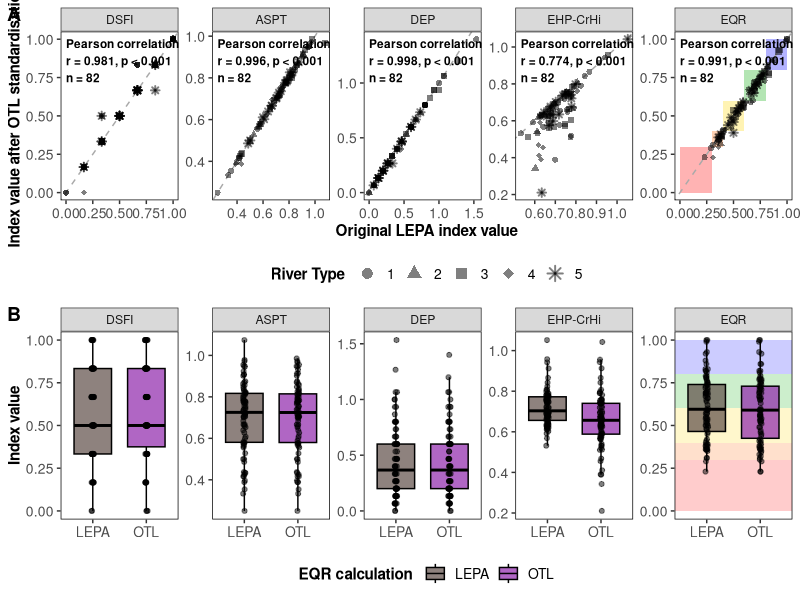

The R script that drew this image:
# ============================================================
# LEPA vs LT-OTL — per-metric comparison (v2)
# ============================================================
# Changes from v1:
#   - Plot styling harmonised with script 7 (Figure 2 / Figure 4):
#     wfd_theme(), wfd_colors, method_colors, river_shapes loaded as
#     shared constants; titles/subtitles hidden via the theme.
#   - Per-metric scatter: WFD class bands drawn only on the EQR
#     facet (the others use per-metric EQR values that aren't
#     interpreted as WFD classes).
#   - Boxplot: WFD horizontal class bands added under the EQR facet
#     for the same reason; method fills via method_colors.
#   - The fifth facet is renamed "LRMI" -> "EQR" so the panel labels
#     are internally consistent.
# ============================================================
# LEPA publishes the four per-metric EQRs (DSFI, ASPT, #DEP,
# %EHP-%CrHi) alongside the final EQR for the 82 curated sites.
# This script lines LEPA's per-metric values up against ours
# (from script 6 output) so we can see WHICH metric (if any) is
# responsible for the residual differences in the final EQR.
#
# For each metric we report:
#   - mean and median per-site residual (LEPA - LT-OTL)
#   - mean |residual|, Pearson r, n
# Plus a per-site long table and a 5-panel scatter plot.
#
# Inputs:
#   - Inputs/LEPA metrics.xlsx               (LEPA published values)
#   - Outputs/6_LRMI_with_comparison.xlsx    (our LT-OTL run)
#
# Outputs:
#   - Outputs/10_lepa_per_metric_comparison.xlsx
#   - Plots/12_lepa_per_metric_panel.tiff  (combined A/B scatter + boxplot)
# ============================================================

library(readxl)
library(dplyr)
library(tidyr)
library(writexl)
library(ggplot2)
library(cowplot)   # plot_grid() for the A/B panel

# ---- Shared aesthetic constants (script 7 conventions) -----------
wfd_colors <- c("High"     = "#0000FF",
                "Good"     = "#00AA00",
                "Moderate" = "#FFD700",
                "Poor"     = "#FF6600",
                "Bad"      = "#FF0000")

river_shapes <- c("1" = 16, "2" = 17, "3" = 15, "4" = 18, "5" = 8)

method_colors <- c("LEPA" = "#5D4C46",
                   "OTL"  = "#8E24AA")

# WFD class boundary breaks — used as axis tick marks (scripts 6 / 7)
wfd_breaks <- c(0, 0.30, 0.40, 0.60, 0.80, 1.0)

# Shared theme — verbatim copy of script 7 wfd_theme() so styling
# (font sizes, panel border, legend) is identical across scripts 6,
# 7 and 10.
wfd_theme <- function() {
  theme_bw() +
  theme(
    plot.title    = element_blank(),
    plot.subtitle = element_blank(),
    axis.title    = element_text(size = 11, face = "bold"),
    axis.text     = element_text(size = 10),
    legend.title  = element_text(size = 11, face = "bold"),
    legend.text   = element_text(size = 10),
    panel.grid.minor = element_blank(),
    panel.grid.major = element_blank(),
    panel.border  = element_rect(color = "black", fill = NA, linewidth = 0.5),
    legend.position   = "bottom",
    legend.background = element_rect(fill = "white", color = NA),
    legend.key        = element_rect(fill = "white", color = NA),
    legend.margin     = margin(5, 5, 5, 5),
    axis.text.y.right  = element_text(color = c(wfd_colors["Bad"],
                                                wfd_colors["Poor"],
                                                wfd_colors["Moderate"],
                                                wfd_colors["Good"],
                                                wfd_colors["High"]),
                                      face = "bold", size = 10),
    axis.title.y.right = element_text(angle = 90)
  )
}

# ---- Read LEPA metrics --------------------------------------------
lepa <- read_excel("Inputs/LEPA metrics.xlsx") |>
  rename(
    site_id      = `site_id`,
    year         = `year`,
    lepa_DSFI    = `lepa_dsfi`,
    lepa_ASPT    = `lepa_aspt`,
    lepa_DEP     = `lepa_dep`,
    lepa_EHPCrHi = `lepa_ehp-CrHi`,
    lepa_LRMI    = `lepa_eqr`,
    lepa_class   = `lepa_eqc`
  ) |>
  mutate(
    site_code  = paste(site_id, year, sep = "_"),
    lepa_class = tools::toTitleCase(tolower(trimws(lepa_class)))
  ) |>
  select(site_code, site_id, year,
         lepa_DSFI, lepa_ASPT, lepa_DEP, lepa_EHPCrHi,
         lepa_LRMI, lepa_class)

cat(sprintf("LEPA rows: %d\n", nrow(lepa)))

# ---- Read our LT-OTL run ------------------------------------------
ours <- read_excel("Outputs/6_LRMI_with_comparison.xlsx") |>
  select(site_code,
         river_type,
         our_DSFI    = DSFI_EQR,
         our_ASPT    = ASPT_EQR,
         our_DEP     = DEP_EQR,
         our_EHPCrHi = EHP_minus_CrHi_EQR,
         our_LRMI    = LRMI,
         our_class   = LRMI_class) |>
  mutate(river_type = as.factor(river_type))

# ---- Join (inner) --------------------------------------------------
cmp <- inner_join(lepa, ours, by = "site_code")
missing <- setdiff(lepa$site_code, ours$site_code)
if (length(missing) > 0) {
  cat(sprintf("WARNING: %d LEPA site_code(s) without matching LT-OTL row:\n  %s\n",
              length(missing), paste(missing, collapse = ", ")))
}
cat(sprintf("Matched: %d / %d LEPA sites\n", nrow(cmp), nrow(lepa)))

# ---- Per-metric residuals -----------------------------------------
cmp <- cmp |>
  mutate(
    res_DSFI    = lepa_DSFI    - our_DSFI,
    res_ASPT    = lepa_ASPT    - our_ASPT,
    res_DEP     = lepa_DEP     - our_DEP,
    res_EHPCrHi = lepa_EHPCrHi - our_EHPCrHi,
    res_LRMI    = lepa_LRMI    - our_LRMI,
    class_match = !is.na(lepa_class) & !is.na(our_class) &
                  as.character(lepa_class) == as.character(our_class)
  )

# ---- Per-metric summary table -------------------------------------
metric_stats <- tibble(
  metric = c("DSFI", "ASPT", "DEP", "EHP-CrHi", "LRMI"),
  lepa_col = c("lepa_DSFI", "lepa_ASPT", "lepa_DEP", "lepa_EHPCrHi", "lepa_LRMI"),
  our_col  = c("our_DSFI",  "our_ASPT",  "our_DEP",  "our_EHPCrHi",  "our_LRMI"),
  res_col  = c("res_DSFI",  "res_ASPT",  "res_DEP",  "res_EHPCrHi",  "res_LRMI")
)

stats <- metric_stats |>
  rowwise() |>
  mutate(
    n             = sum(!is.na(cmp[[lepa_col]]) & !is.na(cmp[[our_col]])),
    mean_residual = mean(cmp[[res_col]], na.rm = TRUE),
    median_residual = median(cmp[[res_col]], na.rm = TRUE),
    mean_abs_res  = mean(abs(cmp[[res_col]]), na.rm = TRUE),
    # Use cor.test so we have both r and p (matches scripts 6 / 7
    # annotation style: "Pearson correlation: R² = ..., p ... / n = ...").
    pearson_r     = suppressWarnings(
                      cor.test(cmp[[lepa_col]], cmp[[our_col]],
                               method = "pearson")$estimate),
    pearson_p     = suppressWarnings(
                      cor.test(cmp[[lepa_col]], cmp[[our_col]],
                               method = "pearson")$p.value),
    pct_exact     = mean(abs(cmp[[res_col]]) < 0.005, na.rm = TRUE) * 100
  ) |>
  ungroup() |>
  select(metric, n, mean_residual, median_residual, mean_abs_res,
         pearson_r, pearson_p, pct_exact)

cat("\n--- Per-metric summary (LEPA - LT-OTL) ---\n")
print(as.data.frame(stats), digits = 3, row.names = FALSE)

cat(sprintf("\nClass agreement: %d / %d (%.1f%%)\n",
            sum(cmp$class_match, na.rm = TRUE),
            sum(!is.na(cmp$class_match)),
            100 * mean(cmp$class_match, na.rm = TRUE)))

# ---- Scatter plots (5 panels) -------------------------------------
plot_dat <- cmp |>
  pivot_longer(
    cols = c(lepa_DSFI, lepa_ASPT, lepa_DEP, lepa_EHPCrHi, lepa_LRMI),
    names_to = "metric", values_to = "lepa_val"
  ) |>
  mutate(
    metric = recode(metric,
                    lepa_DSFI = "DSFI", lepa_ASPT = "ASPT",
                    lepa_DEP = "DEP", lepa_EHPCrHi = "EHP-CrHi",
                    lepa_LRMI = "EQR"),                # v2: LRMI -> EQR
    our_val = case_when(
      metric == "DSFI"     ~ our_DSFI,
      metric == "ASPT"     ~ our_ASPT,
      metric == "DEP"      ~ our_DEP,
      metric == "EHP-CrHi" ~ our_EHPCrHi,
      metric == "EQR"      ~ our_LRMI
    )
  )

plot_dat$metric <- factor(plot_dat$metric,
                          levels = c("DSFI", "ASPT", "DEP",
                                     "EHP-CrHi", "EQR"))

# Re-label the corresponding row in `stats` so its metric column
# matches the new factor levels in plot_dat (LRMI -> EQR).
stats$metric[stats$metric == "LRMI"] <- "EQR"

# Per-facet correlation labels. Uses r directly (not R²) so the plot
# matches the per-metric `pearson_r` printed in the console summary
# above — keeps the table and the figure on the same scale.
facet_r <- stats |>
  transmute(
    metric = factor(metric, levels = levels(plot_dat$metric)),
    label  = paste0(
      "Pearson correlation:\n",
      "r = ", format(round(pearson_r, 3), nsmall = 3),
      ", p ", ifelse(pearson_p < 0.001, "< 0.001",
                     paste0("= ", format(round(pearson_p, 3), nsmall = 3))),
      "\nn = ", n
    )
  )

# Per-facet anchor for the label: top-left corner of the data range
# for each metric. Used with hjust = 0 / vjust = 1 so every line of
# the annotation left-aligns at the same x (avoids the staircase that
# hjust = -0.1 produces when line widths differ, e.g. the short
# "n = NN" line drifting right of the longer lines above it).
anchor_dat <- plot_dat |>
  group_by(metric) |>
  summarise(
    x_anchor = min(lepa_val, na.rm = TRUE),
    y_anchor = max(our_val,  na.rm = TRUE),
    .groups = "drop"
  ) |>
  # The EQR facet draws WFD class bands that extend the panel down to
  # x = 0 and up to y = 1, so its visual top-left corner is (0, 1) —
  # not (min(data), max(data)). Override so the label sits flush with
  # the panel edge instead of drifting right of it.
  mutate(
    x_anchor = if_else(metric == "EQR", 0,                       x_anchor),
    y_anchor = if_else(metric == "EQR", pmax(1.0, y_anchor),     y_anchor)
  )

facet_r <- facet_r |>
  left_join(anchor_dat, by = "metric")

# Bands data: only the EQR facet gets WFD class rectangles. Bands cap
# at 1.0 to match scripts 6 / 7.
band_dat <- tibble::tibble(
  metric = factor("EQR", levels = levels(plot_dat$metric)),
  xmin   = c(0,    0.3,  0.4,  0.6,  0.8),
  xmax   = c(0.3,  0.4,  0.6,  0.8,  1.0),
  ymin   = c(0,    0.3,  0.4,  0.6,  0.8),
  ymax   = c(0.3,  0.4,  0.6,  0.8,  1.0),
  fill   = c(wfd_colors["Bad"], wfd_colors["Poor"],
             wfd_colors["Moderate"], wfd_colors["Good"],
             wfd_colors["High"])
)

p <- ggplot(plot_dat, aes(x = lepa_val, y = our_val)) +
  # WFD class bands only on the EQR facet
  geom_rect(data = band_dat,
            aes(xmin = xmin, xmax = xmax, ymin = ymin, ymax = ymax,
                fill = fill),
            alpha = 0.3, inherit.aes = FALSE) +
  scale_fill_identity(guide = "none") +
  geom_abline(slope = 1, intercept = 0,
              linetype = "dashed", color = "darkgray") +
  geom_point(aes(shape = river_type),
             size = 1.4, stroke = 1, alpha = 0.5, color = "black") +
  scale_shape_manual(values = river_shapes, name = "River Type") +
  guides(shape = guide_legend(override.aes = list(size = 3, stroke = 1))) +
  geom_text(data = facet_r,
            aes(x = x_anchor, y = y_anchor, label = label),
            hjust = 0, vjust = 1, size = 3,
            fontface = "bold",
            inherit.aes = FALSE) +
  # Each facet is a different metric on its own scale — let ggplot
  # pick sensible breaks per panel rather than imposing the WFD
  # boundaries (which are only meaningful for the EQR facet).
  facet_wrap(~ metric, nrow = 1, scales = "free") +
  labs(x = "Original LEPA index value",
       y = "Index value after OTL standardisation") +
  wfd_theme()

# (scatter panel `p` is combined with the boxplot below into a single
# A/B figure — individual ggsave omitted.)

# ---- Comparison boxplots (per-metric distributions) ---------------
# Side-by-side LEPA vs LT-OTL per metric so the reader can see the
# distribution shape (median, IQR, range) of each method without
# requiring per-point inspection. Useful as a companion to the scatter.

box_dat <- plot_dat |>
  pivot_longer(c(lepa_val, our_val),
               names_to = "method", values_to = "value") |>
  mutate(method = recode(method,
                         lepa_val = "LEPA",
                         our_val  = "OTL"),
         method = factor(method, levels = c("LEPA", "OTL")))

# Horizontal WFD class bands only on the EQR facet. `fill` carries
# the class NAME (matching wfd_colors keys), so the manual scale
# below maps both class names and method names from a single
# combined values vector.
band_dat_box <- tibble::tibble(
  metric = factor("EQR", levels = levels(box_dat$metric)),
  ymin   = c(0,    0.3,  0.4,  0.6,  0.8),
  ymax   = c(0.3,  0.4,  0.6,  0.8,  1.0),
  fill   = c("Bad", "Poor", "Moderate", "Good", "High")
)

p_box <- ggplot(box_dat, aes(x = method, y = value, fill = method)) +
  # WFD class bands (EQR facet only)
  geom_rect(data = band_dat_box,
            aes(xmin = -Inf, xmax = Inf, ymin = ymin, ymax = ymax,
                fill = fill),
            alpha = 0.2, inherit.aes = FALSE) +
  # Boxplots with solid black borders (script 7 Figure 4)
  geom_boxplot(
    alpha = 0.7,
    outlier.shape = NA,
    position = position_dodge(width = 0.8),
    width = 0.7,
    color = "black",
    linewidth = 0.5
  ) +
  # Jittered points overlaid, all black
  geom_point(
    position = position_jitterdodge(jitter.width = 0.1, dodge.width = 0.8),
    size = 1.4, alpha = 0.5, color = "black",
    show.legend = FALSE
  ) +
  # Each facet is a different metric — give each its own y-scale.
  facet_wrap(~ metric, nrow = 1, scales = "free_y") +
  # Combined fill scale: method names ("LEPA", "LT-OTL") for the
  # boxplot fills, class names ("Bad", "Poor", ...) for the band
  # rectangles. `breaks` restricts the legend to method names only.
  scale_fill_manual(values = c(method_colors, wfd_colors),
                    name   = "EQR calculation",
                    breaks = c("LEPA", "OTL")) +
  # Legend overrides to match script 7
  guides(fill = guide_legend(override.aes = list(size = 5))) +
  labs(x = NULL, y = "Index value") +
  wfd_theme()

# ---- Combined A/B panel -------------------------------------------
# A = per-metric scatter (top), B = per-metric boxplots (bottom).
# Both share the same five facets, so stacking gives the reader a
# direct visual link between point-level agreement and distribution
# shape for each metric.
p_combined <- cowplot::plot_grid(
  p, p_box,
  ncol   = 1,
  labels = c("A", "B"),
  label_size     = 14,
  label_fontface = "bold",
  align  = "v",
  axis   = "lr"
)

ggsave("Plots/Figure_3.tiff",
       plot = p_combined, width = 14, height = 8, dpi = 450,
       bg = "white", compression = "lzw")
cat("Saved: Plots/Figure_3.tiff\n")

# ---- Publication-ready summary table ------------------------------
# Cleanly named, rounded, with per-method central tendency + dispersion
# alongside the head-to-head residual stats. Drop straight into a
# Word / LaTeX manuscript table.

method_summary <- box_dat |>
  group_by(Metric = metric, Method = method) |>
  summarise(
    n      = sum(!is.na(value)),
    Mean   = mean(value, na.rm = TRUE),
    SD     = sd(value,   na.rm = TRUE),
    Median = median(value, na.rm = TRUE),
    Min    = min(value, na.rm = TRUE),
    Max    = max(value, na.rm = TRUE),
    .groups = "drop"
  ) |>
  mutate(across(c(Mean, SD, Median, Min, Max), \(x) round(x, 3)))

residual_summary <- stats |>
  transmute(
    Metric         = factor(metric, levels = levels(plot_dat$metric)),
    n              = n,
    `LEPA − LT-OTL (mean)`   = round(mean_residual,   4),
    `LEPA − LT-OTL (median)` = round(median_residual, 4),
    `Mean |residual|`        = round(mean_abs_res,    4),
    `Pearson r`              = round(pearson_r,       3),
    `% within ±0.005`        = round(pct_exact,       1)
  ) |>
  arrange(Metric)

cat("\n--- Publication-ready summary: per-method distribution ---\n")
print(as.data.frame(method_summary), row.names = FALSE)
cat("\n--- Publication-ready summary: head-to-head residuals ---\n")
print(as.data.frame(residual_summary), row.names = FALSE)

# ---- Output table -------------------------------------------------
out <- cmp |>
  arrange(desc(abs(res_LRMI))) |>
  select(site_code, site_id, year,
         lepa_DSFI, our_DSFI, res_DSFI,
         lepa_ASPT, our_ASPT, res_ASPT,
         lepa_DEP,  our_DEP,  res_DEP,
         lepa_EHPCrHi, our_EHPCrHi, res_EHPCrHi,
         lepa_LRMI, our_LRMI, res_LRMI,
         lepa_class, our_class, class_match)

write_xlsx(
  list(
    per_site                  = out,
    summary                   = stats,
    publication_distribution  = method_summary,
    publication_residuals     = residual_summary
  ),
  "Outputs/10_lepa_per_metric_comparison.xlsx"
)
cat("Saved: Outputs/10_lepa_per_metric_comparison.xlsx\n")
